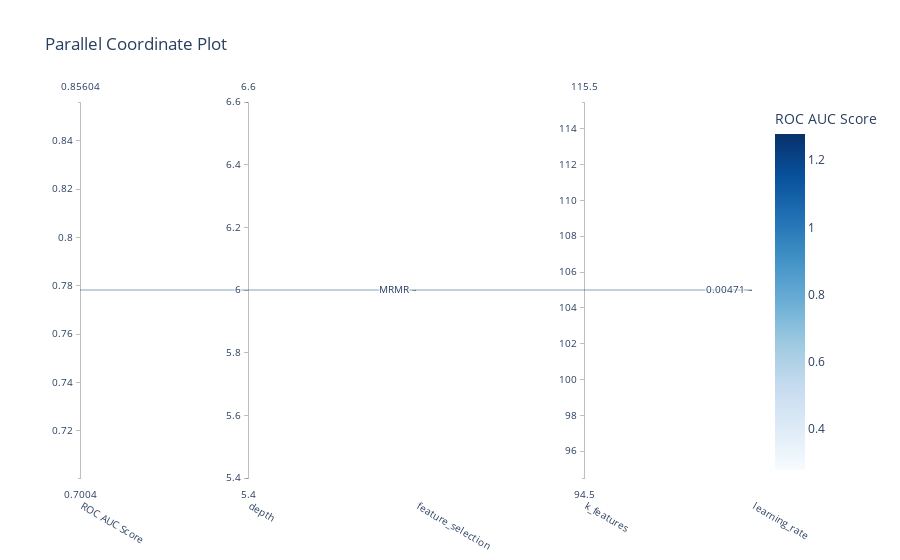
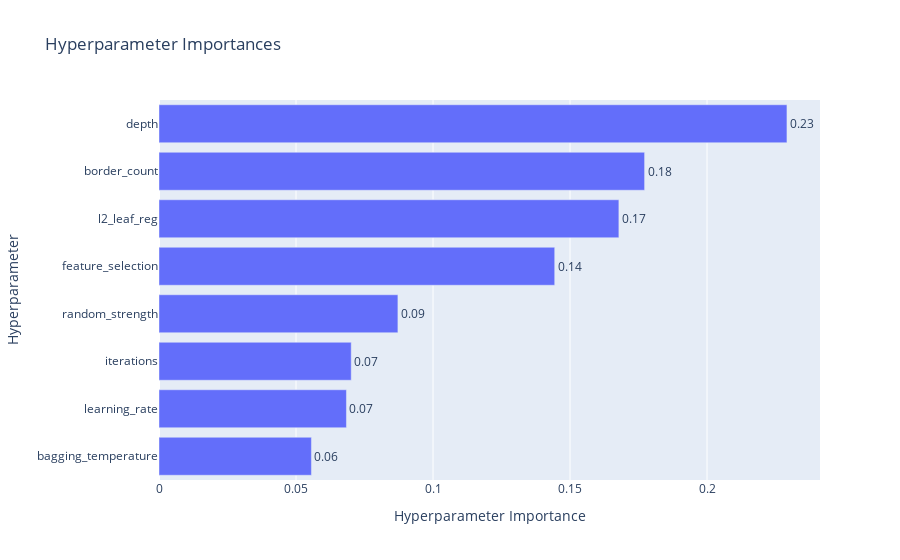
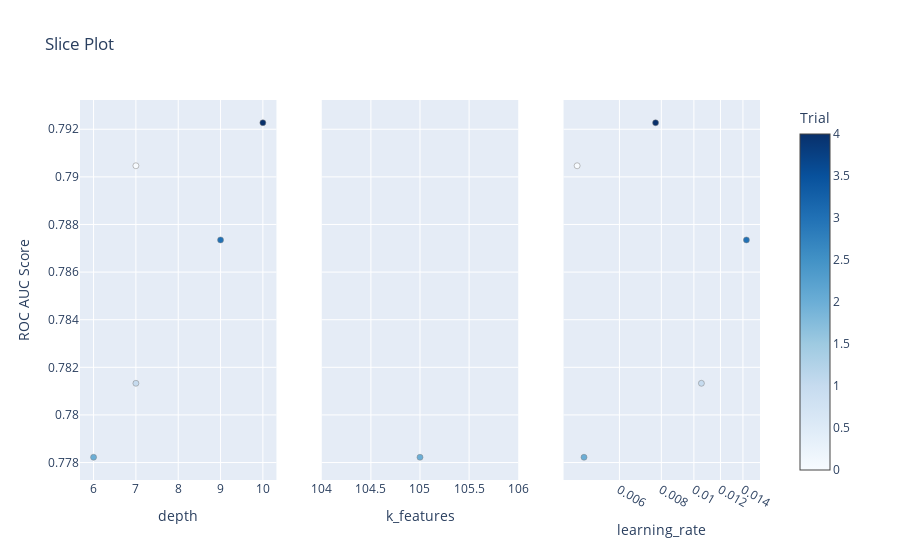

Notebook code for these charts, in order:
### Markdown cell above
# Additional Visualization

### Code cell
# 1. Parameter Importance Plot
fig = vis.plot_param_importances(study, target_name="ROC AUC Score")
fig.show()

# 2. Slice Plot (Best for seeing individual parameter effects)
fig = vis.plot_slice(
    study,
    params=[
        'depth',
        'learning_rate',
        'k_features'
    ],
    target_name="ROC AUC Score"
)
fig.show()

### Figure 1 — Plotly figure (JSON) as saved in the notebook; plotly's stock layout.template omitted (floating-point values rounded to 4 significant figures)
{"data": [{"dimensions": [{"label": "ROC AUC Score", "range": [0.7782, 0.7782], "values": [0.7782]}, {"label": "depth", "range": [6, 6], "values": [6]}, {"label": "feature_selection", "range": [0, 0], "ticktext": ["MRMR"], "tickvals": [0], "values": [0]}, {"label": "k_features", "range": [105, 105], "values": [105]}, {"label": "learning_rate", "range": [-2.327, -2.327], "ticktext": ["0.00471"], "tickvals": [-2.327], "values": [-2.327]}], "labelangle": 30, "labelside": "bottom", "line": {"color": [0.7782], "colorbar": {"title": {"text": "ROC AUC Score"}}, "colorscale": [[0, "rgb(247,251,255)"], [0.125, "rgb(222,235,247)"], [0.25, "rgb(198,219,239)"], [0.375, "rgb(158,202,225)"], [0.5, "rgb(107,174,214)"], [0.625, "rgb(66,146,198)"], [0.75, "rgb(33,113,181)"], [0.875, "rgb(8,81,156)"], [1, "rgb(8,48,107)"]], "reversescale": false, "showscale": true}, "type": "parcoords"}], "layout": {"title": {"text": "Parallel Coordinate Plot"}}}

### Figure 2 — Plotly figure (JSON) as saved in the notebook; plotly's stock layout.template omitted (floating-point values rounded to 4 significant figures)
{"data": [{"cliponaxis": false, "hovertemplate": ["bagging_temperature (FloatDistribution): 0.05562352570545737<extra></extra>", "learning_rate (FloatDistribution): 0.06840625826393026<extra></extra>", "iterations (IntDistribution): 0.07015396265727755<extra></extra>", "random_strength (FloatDistribution): 0.08718715518233634<extra></extra>", "feature_selection (CategoricalDistribution): 0.14441647195544655<extra></extra>", "l2_leaf_reg (FloatDistribution): 0.1678306139417001<extra></extra>", "border_count (IntDistribution): 0.177216107558273<extra></extra>", "depth (IntDistribution): 0.22916590473557877<extra></extra>"], "name": "ROC AUC Score", "orientation": "h", "text": ["0.06", "0.07", "0.07", "0.09", "0.14", "0.17", "0.18", "0.23"], "textposition": "outside", "type": "bar", "x": [0.05562, 0.06841, 0.07015, 0.08719, 0.1444, 0.1678, 0.1772, 0.2292], "y": ["bagging_temperature", "learning_rate", "iterations", "random_strength", "feature_selection", "l2_leaf_reg", "border_count", "depth"]}], "layout": {"title": {"text": "Hyperparameter Importances"}, "xaxis": {"title": {"text": "Hyperparameter Importance"}}, "yaxis": {"title": {"text": "Hyperparameter"}}}}

### Figure 3 — Plotly figure (JSON) as saved in the notebook; plotly's stock layout.template omitted (floating-point values rounded to 4 significant figures)
{"data": [{"marker": {"color": [0, 1, 2, 3, 4], "colorbar": {"title": {"text": "Trial"}, "x": 1, "xpad": 40}, "colorscale": [[0, "rgb(247,251,255)"], [0.125, "rgb(222,235,247)"], [0.25, "rgb(198,219,239)"], [0.375, "rgb(158,202,225)"], [0.5, "rgb(107,174,214)"], [0.625, "rgb(66,146,198)"], [0.75, "rgb(33,113,181)"], [0.875, "rgb(8,81,156)"], [1, "rgb(8,48,107)"]], "line": {"color": "Grey", "width": 0.5}, "showscale": true}, "mode": "markers", "name": "Feasible Trial", "showlegend": false, "type": "scatter", "x": [7, 7, 6, 9, 10], "xaxis": "x", "y": [0.7905, 0.7813, 0.7782, 0.7874, 0.7923], "yaxis": "y"}, {"marker": {"color": [2], "colorbar": {"title": {"text": "Trial"}, "x": 1, "xpad": 40}, "colorscale": [[0, "rgb(247,251,255)"], [0.125, "rgb(222,235,247)"], [0.25, "rgb(198,219,239)"], [0.375, "rgb(158,202,225)"], [0.5, "rgb(107,174,214)"], [0.625, "rgb(66,146,198)"], [0.75, "rgb(33,113,181)"], [0.875, "rgb(8,81,156)"], [1, "rgb(8,48,107)"]], "line": {"color": "Grey", "width": 0.5}, "showscale": false}, "mode": "markers", "name": "Feasible Trial", "showlegend": false, "type": "scatter", "x": [105], "xaxis": "x2", "y": [0.7782], "yaxis": "y2"}, {"marker": {"color": [0, 1, 2, 3, 4], "colorbar": {"title": {"text": "Trial"}, "x": 1, "xpad": 40}, "colorscale": [[0, "rgb(247,251,255)"], [0.125, "rgb(222,235,247)"], [0.25, "rgb(198,219,239)"], [0.375, "rgb(158,202,225)"], [0.5, "rgb(107,174,214)"], [0.625, "rgb(66,146,198)"], [0.75, "rgb(33,113,181)"], [0.875, "rgb(8,81,156)"], [1, "rgb(8,48,107)"]], "line": {"color": "Grey", "width": 0.5}, "showscale": false}, "mode": "markers", "name": "Feasible Trial", "showlegend": false, "type": "scatter", "x": [0.004489, 0.01053, 0.004706, 0.01434, 0.007689], "xaxis": "x3", "y": [0.7905, 0.7813, 0.7782, 0.7874, 0.7923], "yaxis": "y3"}], "layout": {"title": {"text": "Slice Plot"}, "xaxis": {"anchor": "y", "domain": [0, 0.2889], "title": {"text": "depth"}}, "xaxis2": {"anchor": "y2", "domain": [0.3556, 0.6444], "title": {"text": "k_features"}}, "xaxis3": {"anchor": "y3", "domain": [0.7111, 1], "title": {"text": "learning_rate"}, "type": "log"}, "yaxis": {"anchor": "x", "domain": [0, 1], "title": {"text": "ROC AUC Score"}}, "yaxis2": {"anchor": "x2", "domain": [0, 1], "matches": "y", "showticklabels": false}, "yaxis3": {"anchor": "x3", "domain": [0, 1], "matches": "y", "showticklabels": false}}}
